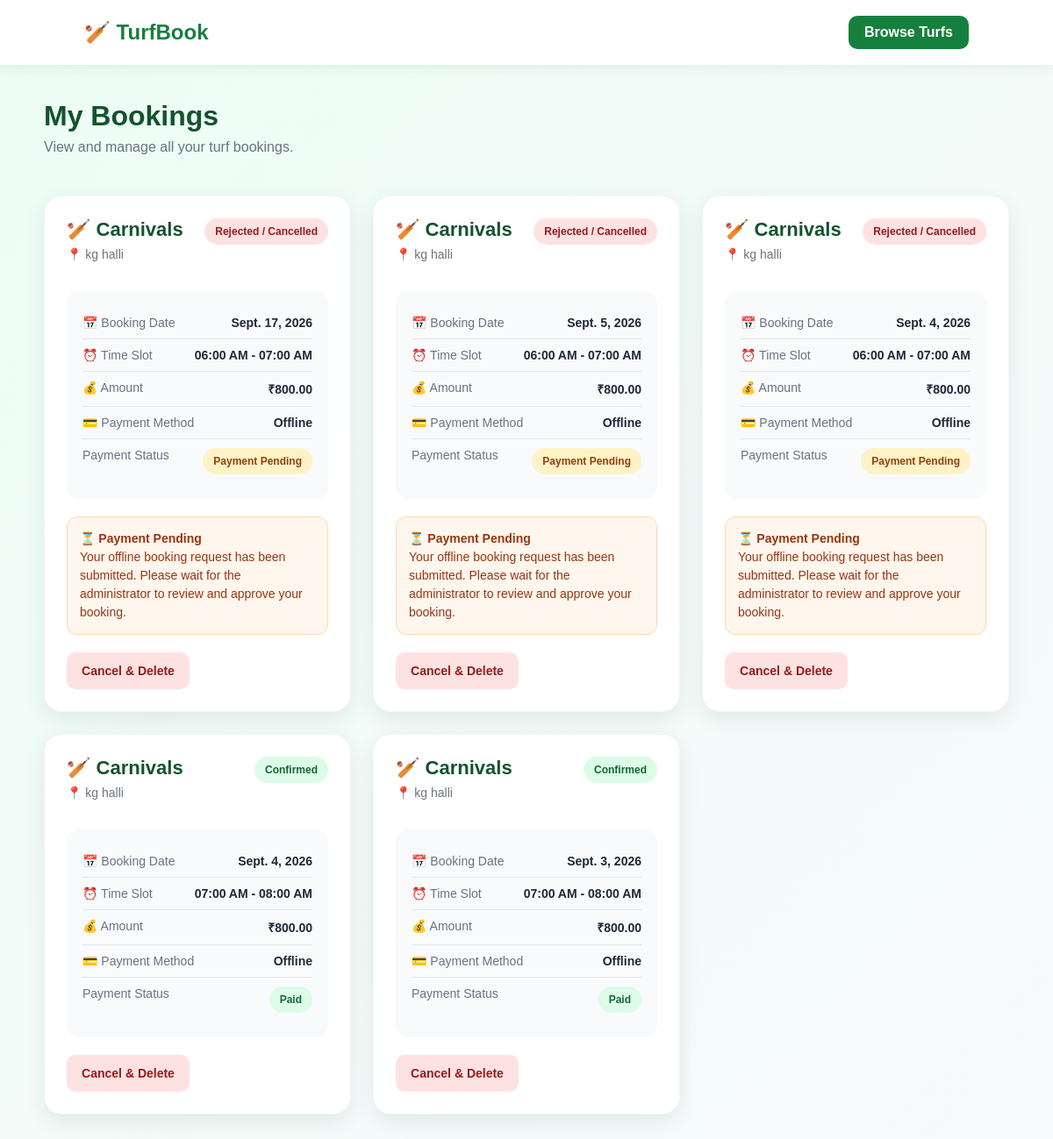
The page /booking/my-bookings/ (signed in) on the database its author committed.
### bookings/models.py (models this page shows, shortened)
class Booking(models.Model):
    STATUS_CHOICES = [
        (
            "pending",
            "Waiting for Admin Approval"
        ),
        (
            "approved",
            "Approved - Payment Pending"
        ),
        (
            "confirmed",
            "Confirmed"
        ),
        (
            "cancelled",
            "Rejected / Cancelled"
        ),
    ]
    PAYMENT_METHOD_CHOICES = [
        (
            "online",
            "Online Payment"
        ),
        (
            "offline",
            "Offline Payment"
        ),
    ]
    PAYMENT_STATUS_CHOICES = [
        (
            "pending",
            "Payment Pending"
        ),
        (
            "paid",
            "Paid"
        ),
        (
            "unpaid",
            "Unpaid"
        ),
        (
            "failed",
            "Payment Failed"
        ),
    ]
    user = models.ForeignKey(
        settings.AUTH_USER_MODEL,
        on_delete=models.CASCADE
    )
    turf = models.ForeignKey(
        Turf,
        on_delete=models.CASCADE
    )
    booking_date = models.DateField()
    start_time = models.TimeField()
    end_time = models.TimeField()
    status = models.CharField(
        max_length=20,
        choices=STATUS_CHOICES,
        default="pending"
    )
    payment_method = models.CharField(
        max_length=20,
        choices=PAYMENT_METHOD_CHOICES,
        default="offline"
    )
    payment_status = models.CharField(
        max_length=20,
        choices=PAYMENT_STATUS_CHOICES,
        default="pending"
    )
    payment_platform = models.CharField(
        max_length=100,
        blank=True,
        null=True
    )
    payment_id = models.CharField(
        max_length=200,
        blank=True,
        null=True
    )
    razorpay_order_id = models.CharField(
        max_length=200,
        blank=True,
        null=True
    )
    created_at = models.DateTimeField(
        auto_now_add=True
    )
    class Meta:
        constraints = [
            models.UniqueConstraint(
                fields=[
                    "turf",
                    "booking_date",
                    "start_time"
                ],
                name="unique_turf_booking_slot"
            )
        ]
        ordering = [
            "-booking_date",
            "-start_time"
        ]

### turfs/models.py (models this page shows, shortened)
class Turf(models.Model):
    name = models.CharField(
        max_length=200
    )
    location = models.CharField(
        max_length=255
    )
    map_url = models.URLField(
        blank=True
    )
    description = models.TextField(
        blank=True
    )
    price_per_hour = models.DecimalField(
        max_digits=10,
        decimal_places=2
    )
    is_active = models.BooleanField(
        default=True
    )
    created_at = models.DateTimeField(
        auto_now_add=True
    )

### bookings/views.py (the view)
@login_required
def my_bookings(request):
    bookings = Booking.objects.filter(
        user=request.user
    ).select_related(
        "turf"
    ).order_by(
        "-booking_date",
        "start_time"
    )
    return render(
        request,
        "bookings/my_bookings.html",
        {
            "bookings": bookings
        }
    )

### bookings/templates/bookings/my_bookings.html (shortened to what this page needs)
<!DOCTYPE html>
<html lang="en">
<head>
</head>
<body>
<nav class="navbar">
    <a
        href="/"
        class="logo"
    >
        🏏 TurfBook
    </a>
    <a
        href="/"
        class="home-btn"
    >
        Browse Turfs
    </a>
</nav>
<div class="container">
    <div class="page-header">
        <div>
            <h1>
                My Bookings
            </h1>
            <p>
                View and manage all your turf bookings.
            </p>
        </div>
    </div>
    {% if bookings %}
        <div class="booking-grid">
            {% for booking in bookings %}
                <div class="booking-card">
                    <div class="booking-top">
                        <div>
                            <h2 class="turf-name">
                                🏏 {{ booking.turf.name }}
                            </h2>
                            <p class="location">
                                📍 {{ booking.turf.location }}
                            </p>
                        </div>
                        <span
                            class="badge {{ booking.status }}"
                        >
                            {{ booking.get_status_display }}
                        </span>
                    </div>
                    <div class="booking-details">
                        <div class="detail-row">
                            <span class="detail-label">
                                📅 Booking Date
                            </span>
                            <span class="detail-value">
                                {{ booking.booking_date }}
                            </span>
                        </div>
                        <div class="detail-row">
                            <span class="detail-label">
                                ⏰ Time Slot
                            </span>
                            <span class="detail-value">
                                {{ booking.start_time|time:"h:i A" }}
                                -
                                {{ booking.end_time|time:"h:i A" }}
                            </span>
                        </div>
                        <div class="detail-row">
                            <span class="detail-label">
                                💰 Amount
                            </span>
                            <span class="detail-value">
                                ₹{{ booking.turf.price_per_hour }}
                            </span>
                        </div>
                        <div class="detail-row">
                            <span class="detail-label">
                                💳 Payment Method
                            </span>
                            <span class="detail-value">
                                {{ booking.payment_method|default:"Not selected"|title }}
                            </span>
                        </div>
                        <div class="detail-row">
                            <span class="detail-label">
                                Payment Status
                            </span>
                            <span
                                class="badge {{ booking.payment_status }}"
                            >
                                {{ booking.get_payment_status_display }}
                            </span>
                        </div>
                    </div>
                    {% if booking.payment_method == "offline" and booking.payment_status == "pending" %}
                        <div class="offline-pending">
                            ⏳ <strong>Payment Pending</strong>
                            <br>
                            Your offline booking request has been submitted.
                            Please wait for the administrator to review
                            and approve your booking.
                        </div>
                    {% endif %}
                    <div class="actions">
                        <form
                            method="POST"
                            action="{% url 'cancel_booking' booking.id %}"
                            style="flex: 1;"
                        >
                            <button
                                type="submit"
                                class="cancel-btn"
                                onclick="return confirm('Are you sure you want to cancel and permanently delete this booking?');"
                            >
                                Cancel & Delete
                            </button>
                        </form>
                    </div>
                </div>
            {% endfor %}
        </div>
    {% endif %}
</div>
</body>
</html>

### bookings/templates/bookings/my_bookings.html (style rules this page uses)
* { box-sizing: border-box; }
body { margin: 0; min-height: 100vh; font-family: Arial, sans-serif; background: linear-gradient( 135deg, #ecfdf5, #f8fafc ); color: #1f2937; }
.navbar { background: white; padding: 18px 8%; display: flex; justify-content: space-between; align-items: center; box-shadow: 0 2px 15px rgba(0, 0, 0, 0.08); }
.logo { text-decoration: none; color: #15803d; font-size: 24px; font-weight: bold; }
.home-btn { text-decoration: none; background: #15803d; color: white; padding: 10px 18px; border-radius: 10px; font-weight: bold; transition: 0.3s; }
.container { width: 92%; max-width: 1100px; margin: 40px auto; }
.page-header { display: flex; justify-content: space-between; align-items: center; margin-bottom: 30px; flex-wrap: wrap; gap: 15px; }
.page-header h1 { margin: 0; color: #14532d; font-size: 32px; }
.page-header p { color: #6b7280; margin-top: 8px; }
.booking-grid { display: grid; grid-template-columns: repeat( auto-fit, minmax(320px, 1fr) ); gap: 25px; }
.booking-card { background: white; border-radius: 20px; padding: 25px; box-shadow: 0 8px 25px rgba(0, 0, 0, 0.08); transition: 0.3s; border: 1px solid #f1f5f9; }
.booking-top { display: flex; justify-content: space-between; align-items: flex-start; gap: 15px; margin-bottom: 20px; }
.turf-name { color: #14532d; margin: 0; font-size: 22px; }
.location { color: #6b7280; margin-top: 7px; font-size: 14px; }
.badge { padding: 8px 12px; border-radius: 20px; font-size: 12px; font-weight: bold; white-space: nowrap; }
.confirmed { background: #dcfce7; color: #166534; }
.pending { background: #fef3c7; color: #92400e; }
.cancelled { background: #fee2e2; color: #991b1b; }
.paid { background: #dcfce7; color: #166534; }
.booking-details { background: #f8fafc; border-radius: 14px; padding: 18px; margin-bottom: 20px; }
.detail-row { display: flex; justify-content: space-between; padding: 10px 0; border-bottom: 1px solid #e5e7eb; gap: 15px; }
.detail-row:last-child { border-bottom: none; }
.detail-label { color: #6b7280; font-size: 14px; }
.detail-value { color: #1f2937; font-weight: bold; text-align: right; font-size: 14px; }
.offline-pending { background: #fff7ed; border: 1px solid #fed7aa; color: #9a3412; padding: 14px; border-radius: 12px; margin-bottom: 20px; line-height: 1.5; font-size: 14px; }
.actions { display: flex; gap: 12px; flex-wrap: wrap; }
.payment-btn, .cancel-btn { flex: 1; min-width: 140px; padding: 13px; border-radius: 10px; border: none; cursor: pointer; font-size: 14px; font-weight: bold; text-align: center; transition: 0.3s; }
.cancel-btn { background: #fee2e2; color: #991b1b; }

### rows shown on the page
Booking: turf.name "Carnivals", turf.location "kg halli", status "Rejected / Cancelled", booking_date "Sept. 17, 2026", start_time "06:00 AM", end_time "07:00 AM", turf.price_per_hour "800.00", payment_method "Offline", payment_status "Payment Pending", shows "Your offline booking request has been submitted. Please wait for the administrator to review and approve your booking."
Booking: turf.name "Carnivals", turf.location "kg halli", status "Rejected / Cancelled", booking_date "Sept. 5, 2026", start_time "06:00 AM", end_time "07:00 AM", turf.price_per_hour "800.00", payment_method "Offline", payment_status "Payment Pending", shows "Your offline booking request has been submitted. Please wait for the administrator to review and approve your booking."
Booking: turf.name "Carnivals", turf.location "kg halli", status "Rejected / Cancelled", booking_date "Sept. 4, 2026", start_time "06:00 AM", end_time "07:00 AM", turf.price_per_hour "800.00", payment_method "Offline", payment_status "Payment Pending", shows "Your offline booking request has been submitted. Please wait for the administrator to review and approve your booking."
Booking: turf.name "Carnivals", turf.location "kg halli", status "Confirmed", booking_date "Sept. 4, 2026", start_time "07:00 AM", end_time "08:00 AM", turf.price_per_hour "800.00", payment_method "Offline", payment_status "Paid"
Booking: turf.name "Carnivals", turf.location "kg halli", status "Confirmed", booking_date "Sept. 3, 2026", start_time "07:00 AM", end_time "08:00 AM", turf.price_per_hour "800.00", payment_method "Offline", payment_status "Paid"
